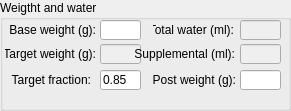
   <widget class="QGroupBox" name="groupBox_2">
    <property name="geometry">
     <rect>
      <x>1230</x>
      <y>10</y>
      <width>291</width>
      <height>111</height>
     </rect>
    </property>
    <property name="sizePolicy">
     <sizepolicy hsizetype="Expanding" vsizetype="Expanding">
      <horstretch>0</horstretch>
      <verstretch>0</verstretch>
     </sizepolicy>
    </property>
    <property name="title">
     <string>Weigtht and water</string>
    </property>
    <widget class="QLineEdit" name="BaseWeight">
     <property name="geometry">
      <rect>
       <x>100</x>
       <y>20</y>
       <width>41</width>
       <height>20</height>
      </rect>
     </property>
     <property name="sizePolicy">
      <sizepolicy hsizetype="Expanding" vsizetype="Expanding">
       <horstretch>0</horstretch>
       <verstretch>0</verstretch>
      </sizepolicy>
     </property>
     <property name="text">
      <string/>
     </property>
    </widget>
    <widget class="QLabel" name="label_21">
     <property name="geometry">
      <rect>
       <x>5</x>
       <y>20</y>
       <width>91</width>
       <height>20</height>
      </rect>
     </property>
     <property name="sizePolicy">
      <sizepolicy hsizetype="Expanding" vsizetype="Expanding">
       <horstretch>0</horstretch>
       <verstretch>0</verstretch>
      </sizepolicy>
     </property>
     <property name="text">
      <string>Base weight (g):</string>
     </property>
     <property name="textFormat">
      <enum>Qt::AutoText</enum>
     </property>
     <property name="alignment">
      <set>Qt::AlignRight|Qt::AlignTrailing|Qt::AlignVCenter</set>
     </property>
    </widget>
    <widget class="QLabel" name="label_22">
     <property name="geometry">
      <rect>
       <x>5</x>
       <y>44</y>
       <width>91</width>
       <height>20</height>
      </rect>
     </property>
     <property name="sizePolicy">
      <sizepolicy hsizetype="Expanding" vsizetype="Expanding">
       <horstretch>0</horstretch>
       <verstretch>0</verstretch>
      </sizepolicy>
     </property>
     <property name="text">
      <string>Target weight (g):</string>
     </property>
     <property name="textFormat">
      <enum>Qt::AutoText</enum>
     </property>
     <property name="alignment">
      <set>Qt::AlignRight|Qt::AlignTrailing|Qt::AlignVCenter</set>
     </property>
    </widget>
    <widget class="QLineEdit" name="TargetWeight">
     <property name="enabled">
      <bool>false</bool>
     </property>
     <property name="geometry">
      <rect>
       <x>100</x>
       <y>44</y>
       <width>41</width>
       <height>20</height>
      </rect>
     </property>
     <property name="sizePolicy">
      <sizepolicy hsizetype="Expanding" vsizetype="Expanding">
       <horstretch>0</horstretch>
       <verstretch>0</verstretch>
      </sizepolicy>
     </property>
     <property name="text">
      <string/>
     </property>
    </widget>
    <widget class="QLabel" name="label_23">
     <property name="geometry">
      <rect>
       <x>0</x>
       <y>70</y>
       <width>91</width>
       <height>20</height>
      </rect>
     </property>
     <property name="sizePolicy">
      <sizepolicy hsizetype="Expanding" vsizetype="Expanding">
       <horstretch>0</horstretch>
       <verstretch>0</verstretch>
      </sizepolicy>
     </property>
     <property name="text">
      <string>Target fraction:</string>
     </property>
     <property name="textFormat">
      <enum>Qt::AutoText</enum>
     </property>
     <property name="alignment">
      <set>Qt::AlignRight|Qt::AlignTrailing|Qt::AlignVCenter</set>
     </property>
    </widget>
    <widget class="QLineEdit" name="TargetRatio">
     <property name="geometry">
      <rect>
       <x>100</x>
       <y>70</y>
       <width>41</width>
       <height>20</height>
      </rect>
     </property>
     <property name="sizePolicy">
      <sizepolicy hsizetype="Expanding" vsizetype="Expanding">
       <horstretch>0</horstretch>
       <verstretch>0</verstretch>
      </sizepolicy>
     </property>
     <property name="text">
      <string>0.85</string>
     </property>
    </widget>
    <widget class="QLabel" name="label_24">
     <property name="geometry">
      <rect>
       <x>153</x>
       <y>20</y>
       <width>81</width>
       <height>20</height>
      </rect>
     </property>
     <property name="sizePolicy">
      <sizepolicy hsizetype="Expanding" vsizetype="Expanding">
       <horstretch>0</horstretch>
       <verstretch>0</verstretch>
      </sizepolicy>
     </property>
     <property name="text">
      <string>Total water (ml):</string>
     </property>
     <property name="textFormat">
      <enum>Qt::AutoText</enum>
     </property>
     <property name="alignment">
      <set>Qt::AlignRight|Qt::AlignTrailing|Qt::AlignVCenter</set>
     </property>
    </widget>
    <widget class="QLineEdit" name="TotalWater">
     <property name="enabled">
      <bool>false</bool>
     </property>
     <property name="geometry">
      <rect>
       <x>240</x>
       <y>20</y>
       <width>41</width>
       <height>20</height>
      </rect>
     </property>
     <property name="sizePolicy">
      <sizepolicy hsizetype="Expanding" vsizetype="Expanding">
       <horstretch>0</horstretch>
       <verstretch>0</verstretch>
      </sizepolicy>
     </property>
     <property name="text">
      <string/>
     </property>
    </widget>
    <widget class="QLabel" name="label_25">
     <property name="geometry">
      <rect>
       <x>134</x>
       <y>44</y>
       <width>101</width>
       <height>20</height>
      </rect>
     </property>
     <property name="sizePolicy">
      <sizepolicy hsizetype="Expanding" vsizetype="Expanding">
       <horstretch>0</horstretch>
       <verstretch>0</verstretch>
      </sizepolicy>
     </property>
     <property name="text">
      <string>Supplemental (ml):</string>
     </property>
     <property name="textFormat">
      <enum>Qt::AutoText</enum>
     </property>
     <property name="alignment">
      <set>Qt::AlignRight|Qt::AlignTrailing|Qt::AlignVCenter</set>
     </property>
    </widget>
    <widget class="QLineEdit" name="SuggestedWater">
     <property name="enabled">
      <bool>false</bool>
     </property>
     <property name="geometry">
      <rect>
       <x>240</x>
       <y>44</y>
       <width>41</width>
       <height>20</height>
      </rect>
     </property>
     <property name="sizePolicy">
      <sizepolicy hsizetype="Expanding" vsizetype="Expanding">
       <horstretch>0</horstretch>
       <verstretch>0</verstretch>
      </sizepolicy>
     </property>
     <property name="text">
      <string/>
     </property>
    </widget>
    <widget class="QLineEdit" name="WeightAfter">
     <property name="enabled">
      <bool>true</bool>
     </property>
     <property name="geometry">
      <rect>
       <x>240</x>
       <y>70</y>
       <width>41</width>
       <height>20</height>
      </rect>
     </property>
     <property name="sizePolicy">
      <sizepolicy hsizetype="Expanding" vsizetype="Expanding">
       <horstretch>0</horstretch>
       <verstretch>0</verstretch>
      </sizepolicy>
     </property>
     <property name="text">
      <string/>
     </property>
    </widget>
    <widget class="QLabel" name="label_90">
     <property name="geometry">
      <rect>
       <x>145</x>
       <y>70</y>
       <width>91</width>
       <height>20</height>
      </rect>
     </property>
     <property name="sizePolicy">
      <sizepolicy hsizetype="Expanding" vsizetype="Expanding">
       <horstretch>0</horstretch>
       <verstretch>0</verstretch>
      </sizepolicy>
     </property>
     <property name="text">
      <string>Post weight (g):</string>
     </property>
     <property name="textFormat">
      <enum>Qt::AutoText</enum>
     </property>
     <property name="alignment">
      <set>Qt::AlignRight|Qt::AlignTrailing|Qt::AlignVCenter</set>
     </property>
    </widget>
    <widget class="QLabel" name="TotalWaterWarning">
     <property name="geometry">
      <rect>
       <x>20</x>
       <y>83</y>
       <width>321</width>
       <height>31</height>
      </rect>
     </property>
     <property name="sizePolicy">
      <sizepolicy hsizetype="Expanding" vsizetype="Expanding">
       <horstretch>0</horstretch>
       <verstretch>0</verstretch>
      </sizepolicy>
     </property>
     <property name="text">
      <string/>
     </property>
     <property name="textFormat">
      <enum>Qt::AutoText</enum>
     </property>
     <property name="scaledContents">
      <bool>false</bool>
     </property>
     <property name="alignment">
      <set>Qt::AlignLeading|Qt::AlignLeft|Qt::AlignVCenter</set>
     </property>
    </widget>
   </widget>
